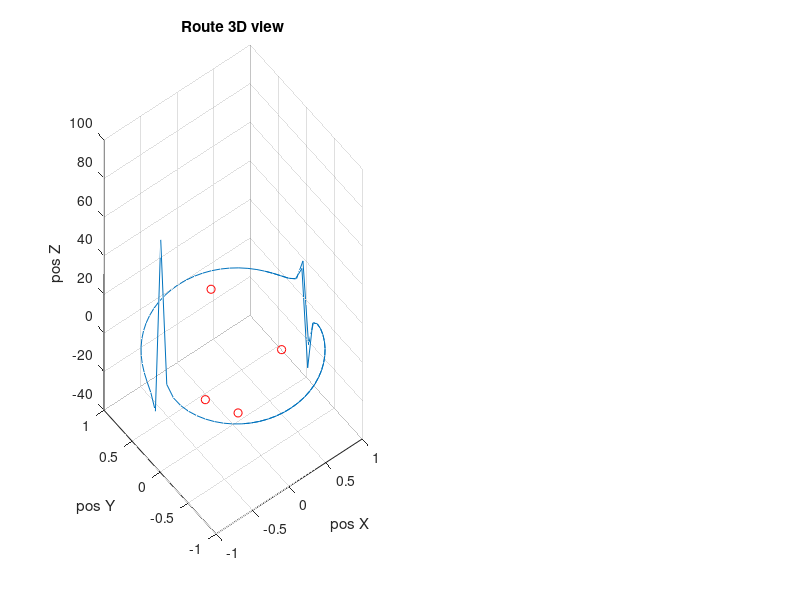

Here is the MATLAB script that generated this plot: (Note: this script raises an error after producing the figure.)
figure(1);

t = 1:0.1:10;
x = sin(t);
y = cos(t);
z = tan(t);

xref = y;
yref = x;
zref = -z;

waypoints = 2 .* rand([4,3]) - 1;

%3D viewer
subplot(2,2,[1 3]);
plot3(x,y,z);
grid on;
hold on;
plot3(waypoints(:,1),waypoints(:,2),waypoints(:,3),'or');
title("Route 3D view")
xlabel("pos X");
ylabel("pos Y");
zlabel("pos Z");
hold off;


%X,Y, Z pos
var_names = ["Simulated", "Reference"];
tab = table([x',xref'], [y', yref'], [z', zref'],'VariableNames',{'X','Y','Z'});
subplot(2,2,2);
stackedplot(tab);
title("Positions through time");
xlabel('Simulated time');
grid on;

%X,Y, Z accel
var_names = ["Simulated", "Reference"];
tab = table([diff(x)',diff(xref)'], [diff(y)', diff(yref)'], [diff(z)', diff(zref)'],'VariableNames',{'X','Y','Z'});
subplot(2,2,4);
stackedplot(tab);
title("Velocities through time");
xlabel('Simulated time');
grid on;

drawnow;
